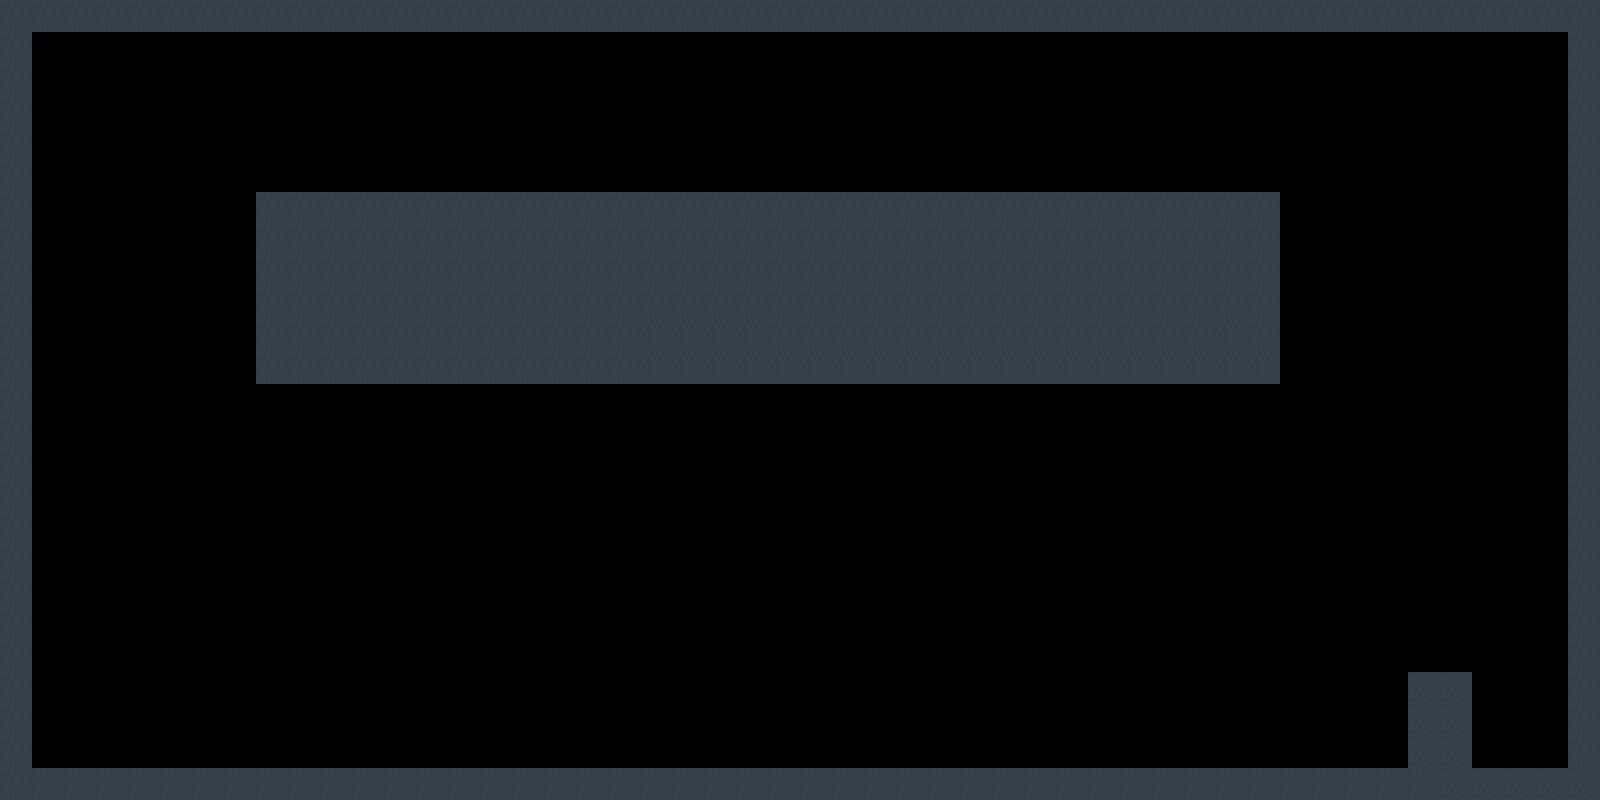

Tiled map render using the project's own tile images. Description and the map definition, with tile-layer contents summarised, below:
An orthogonal 50x25 tile map with 32x32 px tiles, 1 tile layer (TileLayer), 2 tilesets and 6 objects.

<map version="1.0" orientation="orthogonal" width="50" height="25" tilewidth="32" tileheight="32">
 <tileset firstgid="1" name="StaticLayer" tilewidth="32" tileheight="32">
  <image source="diffuse.png" width="512" height="320" />
 </tileset>
 <tileset firstgid="161" name="SplittableWood" tilewidth="100" tileheight="200">
  <image source="planks.png" width="480" height="480" />
 </tileset>
 <layer name="TileLayer" width="50" height="25">
  <data>[1250 cells, 344 non-empty, 4 distinct tile ids]</data>
 </layer>
 <objectgroup name="StaticObjects" width="50" height="25">
  <object x="2" y="769">
   <polygon points="0,0 1404,-2 1404,31 -2,32" />
  </object>
  <object x="1409" y="673">
   <polygon points="0,0 64,0 65,128 0,126" />
  </object>
  <object x="1477" y="770">
   <polygon points="0,0 122,-1 121,30 1,29" />
  </object>
  <object x="0" y="1">
   <polygon points="0,0 32,1 30,761 0,761" />
  </object>
  <object x="38" y="0">
   <polygon points="0,0 1560,3 1560,29 0,28" />
  </object>
  <object x="1571" y="34">
   <polygon points="0,0 27,-1 25,734 1,734" />
  </object>
 </objectgroup>
</map>
